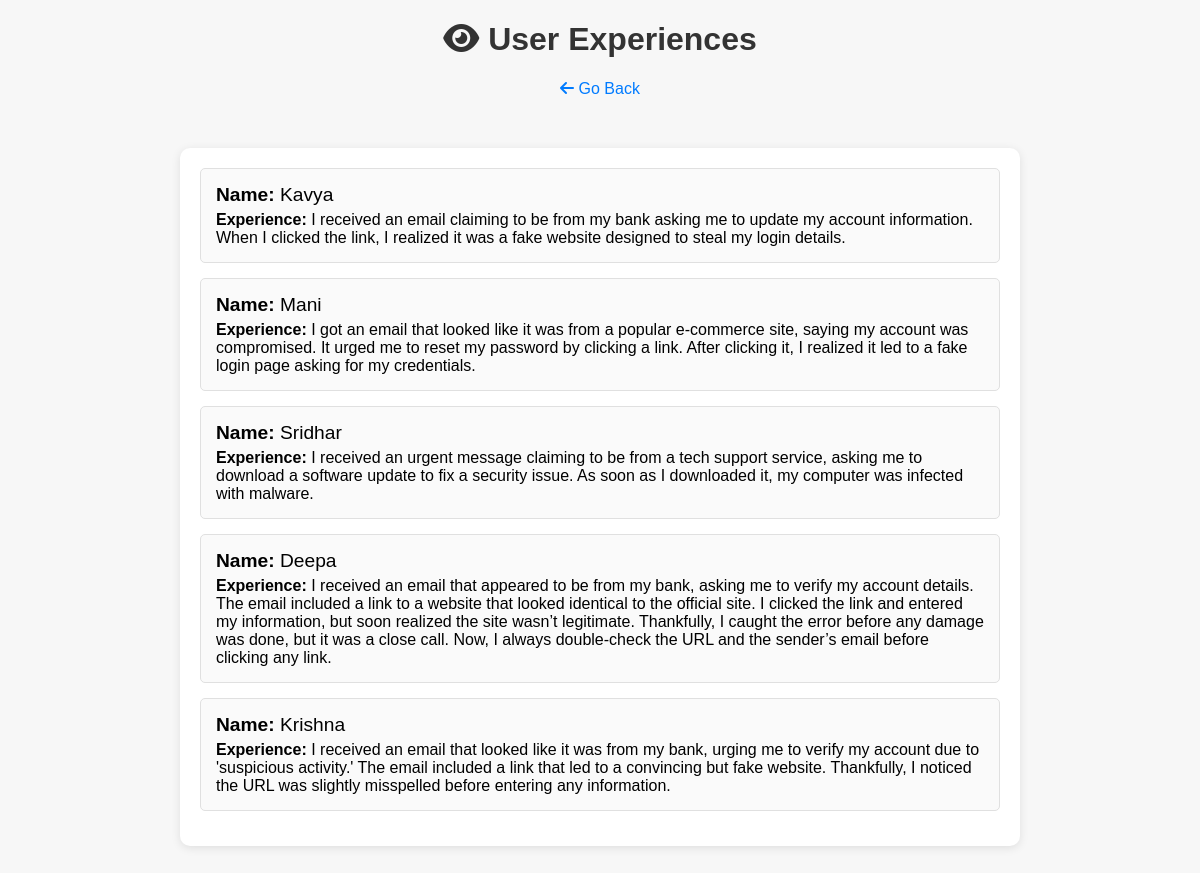
Screenshot of /viewexperience with the database file from the repository.
### tables this page shows
CREATE TABLE experiences (
                        id INTEGER PRIMARY KEY AUTOINCREMENT,
                        username TEXT NOT NULL,
                        userstory TEXT NOT NULL
                     );

### app.py (the view)
@app.route('/viewexperience')
def view_experiences():
    conn = sqlite3.connect('database.db')
    cursor = conn.cursor()
    cursor.execute("SELECT username, userstory FROM experiences")
    experiences = cursor.fetchall()  # Get all records as a list of tuples
    conn.close()
    return render_template('viewexperience.html', experiences=experiences)

### templates/viewexperience.html (shortened to what this page needs)
<!DOCTYPE html>
<html lang="en">
<head>
    <link rel="stylesheet" href="https://cdnjs.cloudflare.com/ajax/libs/font-awesome/6.0.0-beta3/css/all.min.css">
</head>
<body>
    <h1><i class="fas fa-eye"></i> User Experiences</h1>
    <a href="/" class="back-link"><i class="fas fa-arrow-left"></i> Go Back</a>
    <div class="container">
        <div class="card-container">
            {% for username, userstory in experiences %}
                <div class="experience-item">
                    <div class="username"><label for="username">Name:</label> {{ username }}</div>
                    <div class="userstory"><label for="userstory">Experience:</label> {{ userstory }}</div>
                </div>
            {% endfor %}
        </div>
    </div>
</body>
</html>

### templates/viewexperience.html (style rules this page uses)
body { font-family: Arial, sans-serif; background-color: #f7f7f7; margin: 0; padding: 0; }
.container { max-width: 800px; margin: 50px auto; padding: 20px; background: white; border-radius: 10px; box-shadow: 0 2px 10px rgba(0, 0, 0, 0.1); }
h1 { text-align: center; color: #333; }
.experience-item { padding: 15px; border: 1px solid #e0e0e0; border-radius: 5px; margin-bottom: 15px; background-color: #fafafa; }
.experience-item label { font-weight: bold; color: #000; }
.experience-item .username { font-size: 1.2em; color: #000; }
.experience-item .userstory { font-size: 1em; color:#000 ; margin-top: 5px; }
.back-link { display: block; text-align: center; margin-top: 20px; text-decoration: none; color: #007bff; }

### rows the page displays
experiences: username "Kavya", userstory "I received an email claiming to be from my bank asking me to update my account information. When I clicked the link, I realized it was a fake website designed to steal my login details."
experiences: username "Mani", userstory "I got an email that looked like it was from a popular e-commerce site, saying my account was compromised. It urged me to reset my password by clicking a link. After clicking it, I realized it led to a fake login page asking for my credentials."
experiences: username "Sridhar", userstory "I received an urgent message claiming to be from a tech support service, asking me to download a software update to fix a security issue. As soon as I downloaded it, my computer was infected with malware."
experiences: username "Deepa", userstory "I received an email that appeared to be from my bank, asking me to verify my account details. The email included a link to a website that looked identical to the official site. I clicked the link and entered my information, but soon realized the site wasn’t legitimate. Thankfully, I caught the error before any damage was done, but it was a close call. Now, I always double-check the URL and the sender’s email before clicking any link."
experiences: username "Krishna", userstory "I received an email that looked like it was from my bank, urging me to verify my account due to 'suspicious activity.' The email included a link that led to a convincing but fake website. Thankfully, I noticed the URL was slightly misspelled before entering any information."
